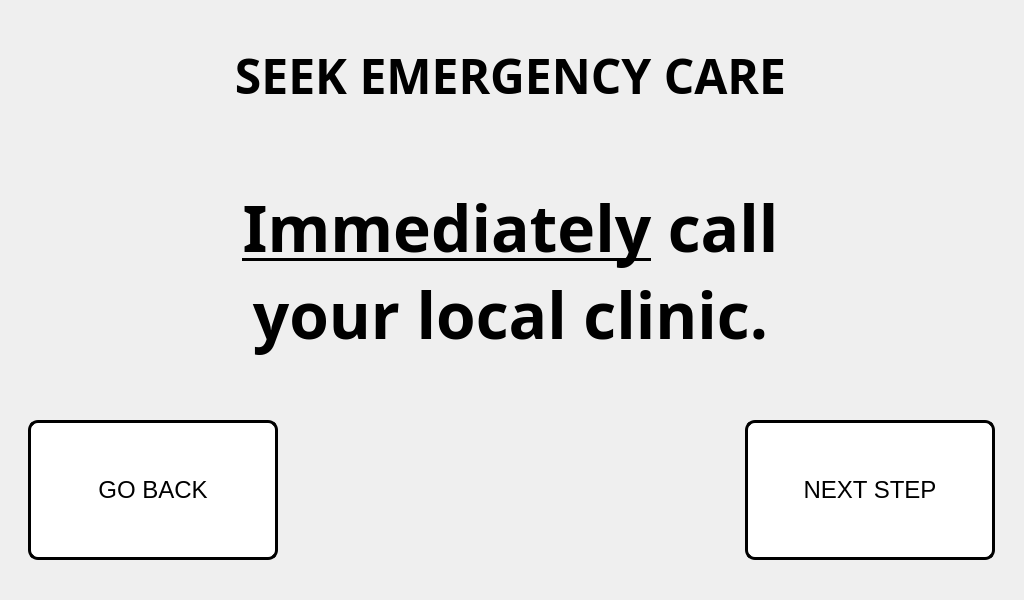
<?xml version="1.0" encoding="UTF-8"?>
<ui version="4.0">
 <class>step_1_window</class>
 <widget class="QMainWindow" name="step_1_window">
  <property name="geometry">
   <rect>
    <x>0</x>
    <y>0</y>
    <width>1024</width>
    <height>600</height>
   </rect>
  </property>
  <property name="minimumSize">
   <size>
    <width>1024</width>
    <height>600</height>
   </size>
  </property>
  <property name="maximumSize">
   <size>
    <width>1024</width>
    <height>600</height>
   </size>
  </property>
  <property name="windowTitle">
   <string>Step 1 Procedure</string>
  </property>
  <widget class="QWidget" name="centralwidget">
   <widget class="QLabel" name="title_step">
    <property name="geometry">
     <rect>
      <x>5</x>
      <y>40</y>
      <width>1011</width>
      <height>71</height>
     </rect>
    </property>
    <property name="font">
     <font>
      <family>Unispace</family>
      <pointsize>18</pointsize>
      <weight>75</weight>
      <bold>true</bold>
     </font>
    </property>
    <property name="text">
     <string>&lt;html&gt;&lt;head/&gt;&lt;body&gt;&lt;p&gt;&lt;span style=&quot; font-size:36pt;&quot;&gt;SEEK EMERGENCY CARE&lt;/span&gt;&lt;/p&gt;&lt;/body&gt;&lt;/html&gt;</string>
    </property>
    <property name="alignment">
     <set>Qt::AlignCenter</set>
    </property>
   </widget>
   <widget class="QLabel" name="text_steps">
    <property name="geometry">
     <rect>
      <x>20</x>
      <y>70</y>
      <width>981</width>
      <height>401</height>
     </rect>
    </property>
    <property name="font">
     <font>
      <family>Unispace</family>
      <pointsize>14</pointsize>
      <weight>75</weight>
      <bold>true</bold>
     </font>
    </property>
    <property name="text">
     <string>&lt;html&gt;&lt;head/&gt;&lt;body&gt;&lt;p align=&quot;center&quot;&gt;&lt;span style=&quot; font-size:48pt; text-decoration: underline;&quot;&gt;Immediately&lt;/span&gt;&lt;span style=&quot; font-size:48pt;&quot;&gt; call &lt;br/&gt;your local clinic.&lt;/span&gt;&lt;/p&gt;&lt;/body&gt;&lt;/html&gt;</string>
    </property>
   </widget>
   <widget class="QPushButton" name="next_step_button">
    <property name="geometry">
     <rect>
      <x>745</x>
      <y>420</y>
      <width>250</width>
      <height>140</height>
     </rect>
    </property>
    <property name="minimumSize">
     <size>
      <width>250</width>
      <height>0</height>
     </size>
    </property>
    <property name="maximumSize">
     <size>
      <width>250</width>
      <height>140</height>
     </size>
    </property>
    <property name="font">
     <font>
      <pointsize>18</pointsize>
     </font>
    </property>
    <property name="cursor">
     <cursorShape>PointingHandCursor</cursorShape>
    </property>
    <property name="whatsThis">
     <string>&lt;html&gt;&lt;head/&gt;&lt;body&gt;&lt;p&gt;&lt;br/&gt;&lt;/p&gt;&lt;/body&gt;&lt;/html&gt;</string>
    </property>
    <property name="styleSheet">
     <string notr="true">QPushButton:hover:!pressed
{
  background-color: rgb(195,30,60);
}

QPushButton
{
  background-color: white;
color: black;
border-style: outset;
border-width: 3px;
border-radius:10px;
border-color: black;
}</string>
    </property>
    <property name="text">
     <string>NEXT STEP</string>
    </property>
   </widget>
   <widget class="QPushButton" name="go_back_button">
    <property name="geometry">
     <rect>
      <x>28</x>
      <y>420</y>
      <width>250</width>
      <height>140</height>
     </rect>
    </property>
    <property name="minimumSize">
     <size>
      <width>250</width>
      <height>140</height>
     </size>
    </property>
    <property name="maximumSize">
     <size>
      <width>250</width>
      <height>140</height>
     </size>
    </property>
    <property name="font">
     <font>
      <pointsize>18</pointsize>
     </font>
    </property>
    <property name="styleSheet">
     <string notr="true">QPushButton:hover:!pressed
{
  background-color: rgb(195,30,60);
}

QPushButton
{
  background-color: white;
color: black;
border-style: outset;
border-width: 3px;
border-radius:10px;
border-color: black;
}</string>
    </property>
    <property name="text">
     <string>GO BACK</string>
    </property>
   </widget>
   <widget class="QLabel" name="label">
    <property name="geometry">
     <rect>
      <x>0</x>
      <y>0</y>
      <width>1024</width>
      <height>600</height>
     </rect>
    </property>
    <property name="minimumSize">
     <size>
      <width>1024</width>
      <height>600</height>
     </size>
    </property>
    <property name="maximumSize">
     <size>
      <width>1024</width>
      <height>600</height>
     </size>
    </property>
    <property name="text">
     <string/>
    </property>
    <property name="pixmap">
     <pixmap>../pictures/program_pictures/main_wallpaper.png</pixmap>
    </property>
   </widget>
   <zorder>label</zorder>
   <zorder>text_steps</zorder>
   <zorder>title_step</zorder>
   <zorder>go_back_button</zorder>
   <zorder>next_step_button</zorder>
  </widget>
 </widget>
 <resources/>
 <connections/>
</ui>
